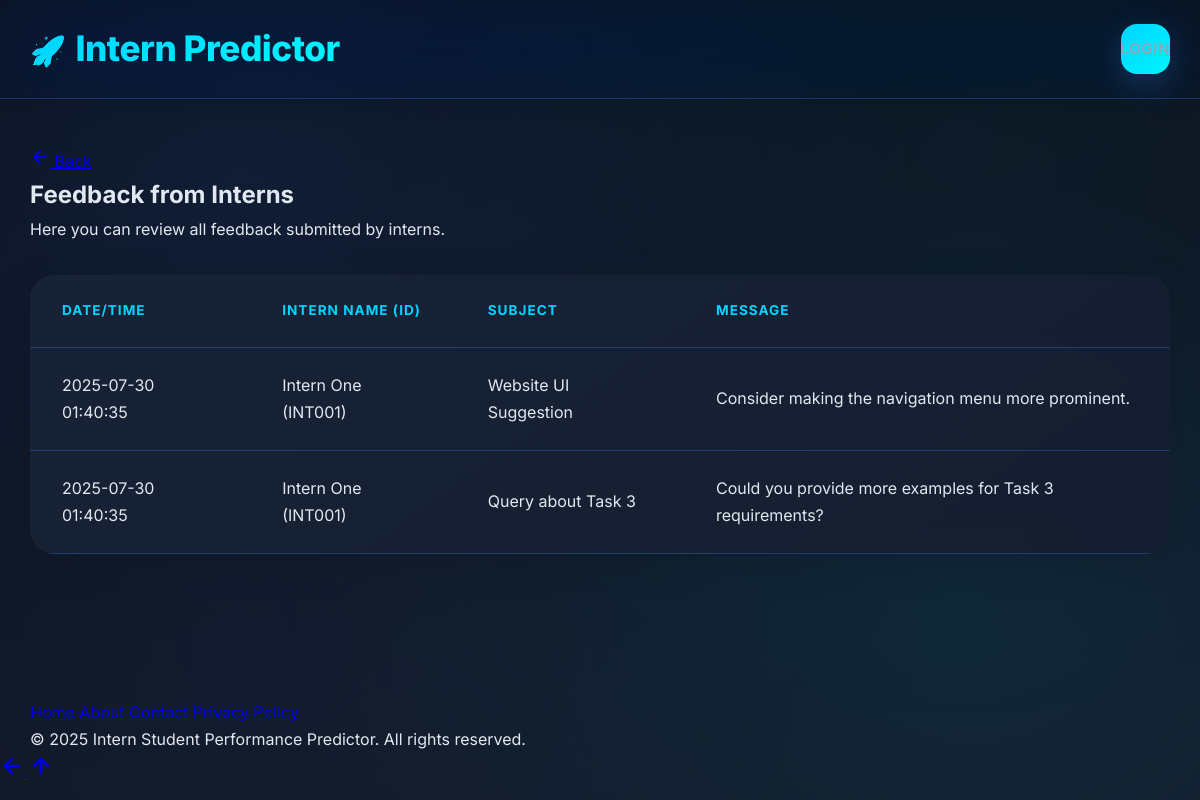
Screenshot of /admin/view-student-feedback (signed in) with the database file from the repository.
### tables this page shows
CREATE TABLE student_feedback_to_admin (
            id INTEGER PRIMARY KEY AUTOINCREMENT,
            student_id INTEGER NOT NULL, -- FK to students.id
            subject TEXT NOT NULL,
            message TEXT NOT NULL,
            timestamp TEXT NOT NULL, -- YYYY-MM-DD HH:MM:SS
            FOREIGN KEY (student_id) REFERENCES students(id)
        );

CREATE TABLE students (
            id INTEGER PRIMARY KEY AUTOINCREMENT,
            unique_student_id TEXT UNIQUE NOT NULL, -- e.g., INT001, for display and internal reference
            name TEXT NOT NULL,
            email TEXT UNIQUE NOT NULL, -- Email should also be unique
            course_id INTEGER,
            user_id INTEGER UNIQUE, -- Link to users table for login, UNIQUE as one user per student
            FOREIGN KEY (course_id) REFERENCES courses(id),
            FOREIGN KEY (user_id) REFERENCES users(id)
        );

### isp/backend/app.py (the view)
@app.route('/admin/view-student-feedback')
def admin_view_student_feedback():
    if not is_admin_logged_in():
        return redirect(url_for('login'))
    conn = sqlite3.connect(DATABASE)
    cursor = conn.cursor()
    cursor.execute('''
        SELECT sf.subject, sf.message, sf.timestamp, s.name AS student_name, s.unique_student_id
        FROM student_feedback_to_admin sf
        JOIN students s ON sf.student_id = s.id
        ORDER BY sf.timestamp DESC
    ''')
    student_feedback_records = cursor.fetchall()
    conn.close()
    return render_template('admin_view_student_feedback.html',
                           username=session['username'],
                           student_feedback_records=student_feedback_records)

### isp/backend/app.py (called while the page is built)
def is_admin_logged_in():
    return 'role' in session and session['role'] == 'admin'

### isp/backend/templates/admin_view_student_feedback.html (shortened to what this page needs)
{% extends "base.html" %}
{% block content %}
    <h2>Feedback from Interns</h2>
    <p>Here you can review all feedback submitted by interns.</p>
    {% if student_feedback_records %}
        <div class="info-section">
            <table>
                <thead>
                    <tr>
                        <th>Date/Time</th>
                        <th>Intern Name (ID)</th>
                        <th>Subject</th>
                        <th>Message</th>
                    </tr>
                </thead>
                <tbody>
                    {% for feedback in student_feedback_records %}
                        <tr>
                            <td>{{ feedback[2] }}</td>
                            <td>{{ feedback[3] }} ({{ feedback[4] }})</td>
                            <td>{{ feedback[0] }}</td>
                            <td>{{ feedback[1] }}</td>
                        </tr>
                    {% endfor %}
                </tbody>
            </table>
        </div>
    {% else %}
        <p>No feedback from interns has been submitted yet.</p>
    {% endif %}
{% endblock %}

### isp/backend/static/css/style.css (style rules this page uses)
:root { --admin-bg-dark: #0a0f1a; --admin-bg-secondary: #141a2a; --admin-card-bg: linear-gradient(145deg, rgba(25, 35, 55, 0.95), rgba(20, 30, 48, 0.98)); --admin-border: rgba(59, 130, 246, 0.3); --admin-text-primary: #e2e8f0; --admin-text-secondary: #94a3b8; --admin-accent: #00d4ff; --admin-accent-hover: #00f5ff; --admin-danger: #ff6b6b; --admin-success: #51cf66; --admin-warning: #ffd43b; --admin-purple: #9d4edd; --intern-bg-light: linear-gradient(135deg, #f8fafc 0%, #f1f5f9 100%); --intern-bg-white: #ffffff; --intern-card-bg: linear-gradient(145deg, #ffffff, #f8fafc); --intern-border: rgba(59, 130, 246, 0.2); --intern-text-primary: #1e293b; --intern-text-secondary: #64748b; --intern-accent: #3b82f6; --intern-accent-hover: #2563eb; --intern-danger: #ef4444; --intern-success: #10b981; --intern-warning: #f59e0b; --intern-purple: #8b5cf6; --font-main: 'Inter', system-ui, -apple-system, sans-serif; --shadow-sm: 0 2px 15px rgba(0, 0, 0, 0.08); --shadow-md: 0 8px 40px rgba(0, 0, 0, 0.12); --shadow-lg: 0 20px 60px rgba(0, 0, 0, 0.18); --shadow-accent: 0 10px 30px rgba(59, 130, 246, 0.25); --border-radius-sm: 8px; --border-radius: 16px; --border-radius-lg: 24px; --border-radius-xl: 32px; --glass-bg: rgba(255, 255, 255, 0.1); --glass-border: rgba(255, 255, 255, 0.2); --glass-shadow: 0 8px 32px rgba(0, 0, 0, 0.1); --ease-bounce: cubic-bezier(0.68, -0.55, 0.265, 1.55); --ease-smooth: cubic-bezier(0.4, 0, 0.2, 1); --ease-power: cubic-bezier(0.87, 0, 0.13, 1); }
body[data-role="admin"] { --bg-main: var(--admin-bg-dark); --bg-secondary: var(--admin-bg-secondary); --card-bg: var(--admin-card-bg); --border-color: var(--admin-border); --text-primary: var(--admin-text-primary); --text-secondary: var(--admin-text-secondary); --accent-primary: var(--admin-accent); --accent-hover: var(--admin-accent-hover); --danger-color: var(--admin-danger); --success-color: var(--admin-success); background: radial-gradient(ellipse at 20% 20%, rgba(59, 130, 246, 0.1) 0%, transparent 50%), radial-gradient(ellipse at 80% 80%, rgba(6, 182, 212, 0.1) 0%, transparent 50%), linear-gradient(165deg, var(--admin-bg-dark) 0%, var(--admin-bg-secondary) 100%); color: var(--admin-text-primary); min-height: 100vh; }
* { margin: 0; padding: 0; box-sizing: border-box; }
html { scroll-behavior: smooth; font-size: 16px; }
body { font-family: var(--font-main); line-height: 1.7; font-weight: 400; background-attachment: fixed; min-height: 100vh; transition: all 0.4s var(--ease-smooth); overflow-x: hidden; }
body::before { content: ''; position: fixed; top: 0; left: 0; width: 100%; height: 100%; background: radial-gradient(circle at 20% 80%, rgba(59, 130, 246, 0.05) 0%, transparent 50%), radial-gradient(circle at 80% 20%, rgba(6, 182, 212, 0.05) 0%, transparent 50%); pointer-events: none; z-index: -1; }
table { width: 100%; border-collapse: separate; border-spacing: 0; margin: 2rem 0; background: var(--card-bg); border-radius: var(--border-radius-lg); overflow: hidden; box-shadow: var(--shadow-md); backdrop-filter: blur(20px); }
th, td { padding: 1.5rem 2rem; text-align: left; border-bottom: 1px solid var(--border-color); transition: all 0.3s var(--ease-smooth); }
th { background: linear-gradient(135deg, rgba(var(--accent-primary), 0.1), rgba(var(--accent-hover), 0.05)); font-weight: 700; color: var(--accent-primary); text-transform: uppercase; font-size: 0.85rem; letter-spacing: 1px; position: relative; }
th::after { content: ''; position: absolute; bottom: 0; left: 0; width: 100%; height: 2px; background: linear-gradient(90deg, var(--accent-primary), var(--accent-hover)); transform: scaleX(0); transition: transform 0.4s var(--ease-smooth); }
tbody tr { transition: all 0.4s var(--ease-smooth); position: relative; }

### rows the page displays
student_feedback_to_admin: timestamp "2025-07-30 01:40:35", name "Intern One", unique_student_id "INT001", subject "Website UI Suggestion", message "Consider making the navigation menu more prominent."
student_feedback_to_admin: timestamp "2025-07-30 01:40:35", name "Intern One", unique_student_id "INT001", subject "Query about Task 3", message "Could you provide more examples for Task 3 requirements?"
